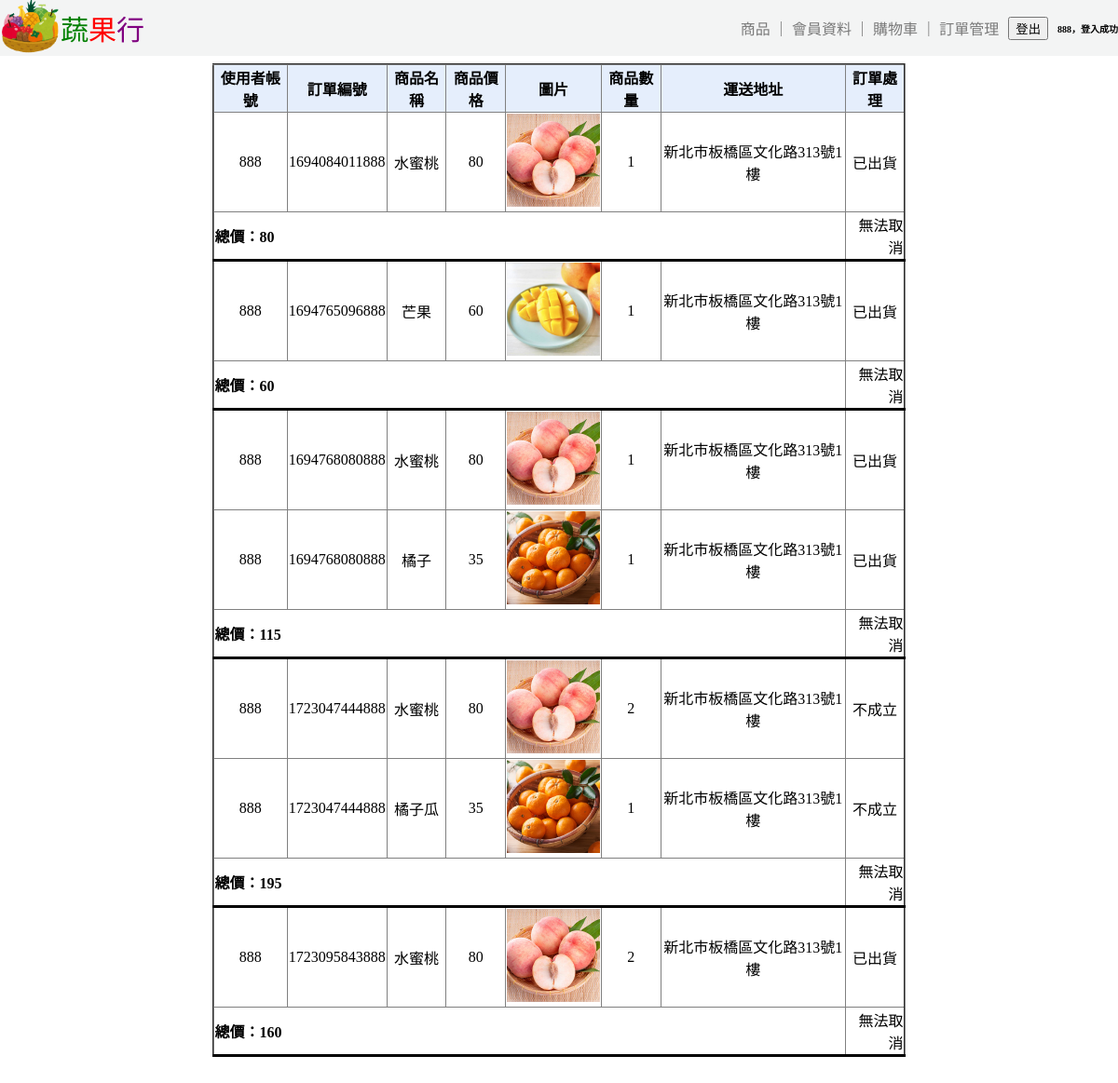
The page /corder.php (signed in) on the database its author committed.
### tables this page shows
CREATE TABLE `corder` (
  `tID` varchar(30) NOT NULL,
  `cID` int(11) NOT NULL,
  `caccount` varchar(20) NOT NULL,
  `name` varchar(20) NOT NULL,
  `price` int(11) NOT NULL,
  `image` blob NOT NULL,
  `quantity` int(100) NOT NULL,
  `address` varchar(30) NOT NULL,
  `state` enum('N','Y') NOT NULL,
  `cancel` enum('Y','N') NOT NULL
);

### corder.php (the view, shortened to what this page needs)
<!doctype html>
<html>
<head>
</head>
<body>
<div id="up">
	<div style="display: flex; align-items: center;">
		<a href="<?php echo 'loginok.php'; ?>"><img src="ha/top.png" width="65" height=65" alt=""/></a>
		<a href="<?php echo 'loginok.php'; ?>" style="color: green; font-size: 30px; text-decoration: none;">蔬</a>
		<a href="<?php echo 'loginok.php'; ?>" style="color: red; font-size: 30px; text-decoration: none;">果</a>
		<a href="<?php echo 'loginok.php'; ?>" style="color: purple; font-size: 30px; text-decoration: none;">行</a>
	</div>
	<?php
	if (isset($_SESSION['caccount']))
	{
		$caccount = $_SESSION['caccount'];
	}
	?>
		<div id="up_login_register">
		<?php
		$commodity = "commodity.php";
		echo '<a href="' . $commodity . '" style="color: #7A7A7A; text-decoration: none;">商品</a>';
		echo '<font color="#7A7A7A"> | </font>';
		$member_profile = "cmember.php";
		echo '<a href="' . $member_profile . '" style="color: #7A7A7A; text-decoration: none;">會員資料</a>';
		echo '<font color="#7A7A7A"> | </font>';
		$member_profile = "ccar.php";
		echo '<a href="' . $member_profile . '" style="color: #7A7A7A; text-decoration: none;">購物車</a>';
		echo '<font color="#7A7A7A"> | </font>';
		$member_profile = "corder.php";
		echo '<a href="' . $member_profile . '" style="color: #7A7A7A; text-decoration: none;">訂單管理</a>';
		?>
		<form method="post" action="">
			<input type="submit" value="登出" name="logout" />
		</form>
		<?php
		if (isset($_SESSION['caccount']))
		{
			echo '<span style="font-size:10px; font-weight: bold ">' . $_SESSION['caccount'] . '，登入成功</span>';
		}
		?>
	</div>
</div>
<?php
	include("database.php");
	if (isset($_SESSION['caccount']))
	{
		$caccount = $_SESSION['caccount'];
	}
	$sql_query = "SELECT * FROM register WHERE caccount = '$caccount'";
		$result = mysqli_query($db_link, $sql_query);
		if($result)
		{
			$row = mysqli_fetch_assoc($result);
		}
	$sql_query = "SELECT * FROM register WHERE caccount = '$caccount'";
	$result = mysqli_query($db_link, $sql_query);
	if($result)
	{
		$row = mysqli_fetch_assoc($result);
	}
	$sql_query_caccount = "SELECT * FROM corder WHERE caccount = ?";
	$stmt_caccount = $db_link->prepare($sql_query_caccount);
	$stmt_caccount->bind_param("s", $caccount);
	$stmt_caccount->execute();
	$result_caccount = $stmt_caccount->get_result();
	$totals = array();
	$grouped_results = array();
	while ($row = mysqli_fetch_assoc($result_caccount))
	{
		$tid = $row['tID'];
		if (!isset($grouped_results[$tid]))
		{
			$grouped_results[$tid] = array();
		}
		$grouped_results[$tid][] = $row;
		$totals[$tid] = isset($totals[$tid]) ? $totals[$tid] : 0;
		$totals[$tid] += $row['quantity'] * $row['price'];
	}
	?>
<table border="2" align="center" style="width: 70%; border-collapse: collapse;">
  <tr style="background-color: rgba(220,232,251,0.75);">
    <th height="40">使用者帳號</th>
	  	<th>訂單編號</th>
		<th>商品名稱</th>
		<th>商品價格</th>
		<th>圖片</th>
		<th>商品數量</th>
		<th>運送地址</th>
		<th>訂單處理</th>
	</tr>
	<?php
    foreach ($grouped_results as $tid => $items)
	{
        $totalPrice = $totals[$tid];
        foreach ($items as $row)
		{
            echo "<tr>";
            echo "<td>".$row['caccount']."</td>";
			echo "<td>".$row['tID']."</td>";
            echo "<td>".$row['name']."</td>";
            echo "<td>".$row['price']."</td>";
            echo "<td><img src='".$row['image']."' alt='商品圖片' width='100'></td>";
            echo "<td>".$row['quantity']."</td>";
            echo "<td>".$row['address']."</td>";
            echo "<td>".($row['cancel'] === 'N' ? '不成立' : ($row['state'] === 'Y' ? '已出貨' : '未出貨'))."</td>";
			echo "</tr>";
        }
		echo '<tr>';
		echo '<td colspan="7" style="text-align: left; height: 35px; border-bottom: 3px solid black;"><strong>總價：' . $totalPrice . '</strong></td>';
		if($row['state'] === 'N' AND $row['cancel'] === 'Y')
		{
			echo '<td style="text-align: right; border-bottom: 3px solid black;">';
			echo "<form method='POST' action=''>";
			echo "<input name='cancel' type='submit' value='取消訂單'>";
			?>
			<input type='hidden' name='tID' value='<?php echo $tid;?>'>
			<?php
			echo "</form>";
			"</td>";
		}
		else
		{
			 echo '<td style="text-align: right; border-bottom: 3px solid black;">無法取消</td>';
		}
        echo '</tr>';
    }
    ?>
	</table>
</body>
</html>

### corder.php (style rules this page uses)
body { display: flex; flex-direction: row; flex-wrap: wrap; justify-content: flex-start; align-items: flex-start; gap: 400px; padding: 60px; }
#up { position: fixed; top: 0; left: 0; right: 0; width: auto; height: 45pt; background-color: #F3F4F4; display: flex; justify-content: space-between; align-items: center; }
#up_login_register { display: flex; justify-content: flex-end; align-items: center; gap: 10px; }
th, td { text-align: center; vertical-align: middle; }

### rows shown on the page
corder: caccount "888", tID "1694084011888", name "水蜜桃", price "80", image (picture), quantity "1", address "新北市板橋區文化路313號1樓", cancel "已出貨"
corder: caccount "888", tID "1694765096888", name "芒果", price "60", image (picture), quantity "1", address "新北市板橋區文化路313號1樓", cancel "已出貨"
corder: caccount "888", tID "1694768080888", name "水蜜桃", price "80", image (picture), quantity "1", address "新北市板橋區文化路313號1樓", cancel "已出貨"
corder: caccount "888", tID "1694768080888", name "橘子", price "35", image (picture), quantity "1", address "新北市板橋區文化路313號1樓", cancel "已出貨"
corder: caccount "888", tID "1723047444888", name "水蜜桃", price "80", image (picture), quantity "2", address "新北市板橋區文化路313號1樓", cancel "不成立"
corder: caccount "888", tID "1723047444888", name "橘子瓜", price "35", image (picture), quantity "1", address "新北市板橋區文化路313號1樓", cancel "不成立"
corder: caccount "888", tID "1723095843888", name "水蜜桃", price "80", image (picture), quantity "2", address "新北市板橋區文化路313號1樓", cancel "已出貨"

### other values the page prints
$_SESSION['caccount'] "888"
$totalPrice "80"
$totalPrice "60"
$totalPrice "115"
$totalPrice "195"
$totalPrice "160"
